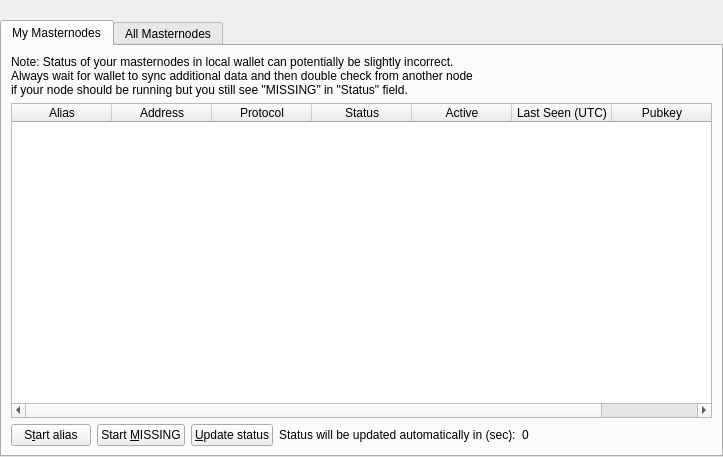
<?xml version="1.0" encoding="UTF-8"?>
<ui version="4.0">
 <class>MasternodeList</class>
 <widget class="QWidget" name="MasternodeList">
  <property name="geometry">
   <rect>
    <x>0</x>
    <y>0</y>
    <width>723</width>
    <height>457</height>
   </rect>
  </property>
  <property name="windowTitle">
   <string>Form</string>
  </property>
  <layout class="QVBoxLayout" name="topLayout">
   <property name="leftMargin">
    <number>0</number>
   </property>
   <property name="topMargin">
    <number>0</number>
   </property>
   <property name="rightMargin">
    <number>0</number>
   </property>
   <property name="bottomMargin">
    <number>0</number>
   </property>
   <item>
    <layout class="QVBoxLayout" name="verticalLayout">
     <property name="bottomMargin">
      <number>0</number>
     </property>
     <item>
      <spacer name="horizontalSpacer0">
       <property name="orientation">
        <enum>Qt::Horizontal</enum>
       </property>
       <property name="sizeHint" stdset="0">
        <size>
         <width>40</width>
         <height>20</height>
        </size>
       </property>
      </spacer>
     </item>
     <item>
      <widget class="QTabWidget" name="tabWidget">
       <property name="currentIndex">
        <number>0</number>
       </property>
       <widget class="QWidget" name="tabMyMasternodes">
        <attribute name="title">
         <string>My Masternodes</string>
        </attribute>
        <layout class="QGridLayout" name="gridLayout_2">
         <item row="0" column="0">
          <layout class="QVBoxLayout" name="verticalLayout_2">
           <property name="bottomMargin">
            <number>0</number>
           </property>
           <item>
            <layout class="QHBoxLayout" name="horizontalLayout_note">
             <property name="bottomMargin">
              <number>0</number>
             </property>
             <item>
              <widget class="QLabel" name="updateNote">
               <property name="text">
                <string>Note: Status of your masternodes in local wallet can potentially be slightly incorrect.&lt;br /&gt;Always wait for wallet to sync additional data and then double check from another node&lt;br /&gt;if your node should be running but you still see &quot;MISSING&quot; in &quot;Status&quot; field.</string>
               </property>
              </widget>
             </item>
            </layout>
           </item>
           <item>
            <widget class="QTableWidget" name="tableWidgetMyMasternodes">
             <property name="minimumSize">
              <size>
               <width>695</width>
               <height>0</height>
              </size>
             </property>
             <property name="palette">
              <palette>
               <active>
                <colorrole role="Text">
                 <brush brushstyle="SolidPattern">
                  <color alpha="255">
                   <red>51</red>
                   <green>51</green>
                   <blue>51</blue>
                  </color>
                 </brush>
                </colorrole>
               </active>
               <inactive>
                <colorrole role="Text">
                 <brush brushstyle="SolidPattern">
                  <color alpha="255">
                   <red>51</red>
                   <green>51</green>
                   <blue>51</blue>
                  </color>
                 </brush>
                </colorrole>
               </inactive>
               <disabled>
                <colorrole role="Text">
                 <brush brushstyle="SolidPattern">
                  <color alpha="255">
                   <red>85</red>
                   <green>85</green>
                   <blue>85</blue>
                  </color>
                 </brush>
                </colorrole>
               </disabled>
              </palette>
             </property>
             <property name="editTriggers">
              <set>QAbstractItemView::NoEditTriggers</set>
             </property>
             <property name="alternatingRowColors">
              <bool>true</bool>
             </property>
             <property name="selectionMode">
              <enum>QAbstractItemView::SingleSelection</enum>
             </property>
             <property name="selectionBehavior">
              <enum>QAbstractItemView::SelectRows</enum>
             </property>
             <property name="sortingEnabled">
              <bool>true</bool>
             </property>
             <attribute name="horizontalHeaderStretchLastSection">
              <bool>true</bool>
             </attribute>
             <attribute name="ResizeMode">
              <enum>QHeaderView::Interactive</enum>
             </attribute>
             <column>
              <property name="text">
               <string>Alias</string>
              </property>
             </column>
             <column>
              <property name="text">
               <string>Address</string>
              </property>
             </column>
             <column>
              <property name="text">
               <string>Protocol</string>
              </property>
             </column>
             <column>
              <property name="text">
               <string>Status</string>
              </property>
             </column>
             <column>
              <property name="text">
               <string>Active</string>
              </property>
             </column>
             <column>
              <property name="text">
               <string>Last Seen (UTC)</string>
              </property>
             </column>
             <column>
              <property name="text">
               <string>Pubkey</string>
              </property>
             </column>
            </widget>
           </item>
           <item>
            <layout class="QHBoxLayout" name="horizontalLayout_5">
             <property name="bottomMargin">
              <number>0</number>
             </property>
             <item>
              <widget class="QPushButton" name="startButton">
               <property name="text">
                <string>S&amp;tart alias</string>
               </property>
              </widget>
             </item>
             <item>
              <widget class="QPushButton" name="startMissingButton">
               <property name="text">
                <string>Start &amp;MISSING</string>
               </property>
              </widget>
             </item>
             <item>
              <widget class="QPushButton" name="UpdateButton">
               <property name="text">
                <string>&amp;Update status</string>
               </property>
              </widget>
             </item>
             <item>
              <widget class="QLabel" name="autoupdate_label">
               <property name="text">
                <string>Status will be updated automatically in (sec):</string>
               </property>
              </widget>
             </item>
             <item>
              <widget class="QLabel" name="secondsLabel">
               <property name="text">
                <string>0</string>
               </property>
              </widget>
             </item>
             <item>
              <spacer name="horizontalSpacer_5">
               <property name="orientation">
                <enum>Qt::Horizontal</enum>
               </property>
               <property name="sizeHint" stdset="0">
                <size>
                 <width>40</width>
                 <height>20</height>
                </size>
               </property>
              </spacer>
             </item>
            </layout>
           </item>
          </layout>
         </item>
        </layout>
       </widget>
       <widget class="QWidget" name="tabAllMasternodes">
        <attribute name="title">
         <string>All Masternodes</string>
        </attribute>
        <layout class="QGridLayout" name="gridLayout">
         <item row="1" column="0">
          <widget class="QTableWidget" name="tableWidgetMasternodes">
           <property name="palette">
            <palette>
             <active>
              <colorrole role="Text">
               <brush brushstyle="SolidPattern">
                <color alpha="255">
                 <red>51</red>
                 <green>51</green>
                 <blue>51</blue>
                </color>
               </brush>
              </colorrole>
             </active>
             <inactive>
              <colorrole role="Text">
               <brush brushstyle="SolidPattern">
                <color alpha="255">
                 <red>51</red>
                 <green>51</green>
                 <blue>51</blue>
                </color>
               </brush>
              </colorrole>
             </inactive>
             <disabled>
              <colorrole role="Text">
               <brush brushstyle="SolidPattern">
                <color alpha="255">
                 <red>85</red>
                 <green>85</green>
                 <blue>85</blue>
                </color>
               </brush>
              </colorrole>
             </disabled>
            </palette>
           </property>
           <property name="editTriggers">
            <set>QAbstractItemView::NoEditTriggers</set>
           </property>
           <property name="alternatingRowColors">
            <bool>true</bool>
           </property>
           <property name="selectionBehavior">
            <enum>QAbstractItemView::SelectRows</enum>
           </property>
           <property name="sortingEnabled">
            <bool>true</bool>
           </property>
           <attribute name="horizontalHeaderStretchLastSection">
            <bool>true</bool>
           </attribute>
           <attribute name="ResizeMode">
            <enum>QHeaderView::Interactive</enum>
           </attribute>
           <column>
            <property name="text">
             <string>Address</string>
            </property>
           </column>
           <column>
            <property name="text">
             <string>Protocol</string>
            </property>
           </column>
           <column>
            <property name="text">
             <string>Status</string>
            </property>
           </column>
           <column>
            <property name="text">
             <string>Active</string>
            </property>
           </column>
           <column>
            <property name="text">
             <string>Last Seen (UTC)</string>
            </property>
           </column>
           <column>
            <property name="text">
             <string>Pubkey</string>
            </property>
           </column>
          </widget>
         </item>
         <item row="0" column="0">
          <layout class="QHBoxLayout" name="horizontalLayout_3">
           <property name="bottomMargin">
            <number>0</number>
           </property>
           <item>
            <widget class="QLabel" name="label_filter">
             <property name="text">
              <string>Filter List:</string>
             </property>
            </widget>
           </item>
           <item>
            <widget class="QLineEdit" name="filterLineEdit">
             <property name="toolTip">
              <string>Filter masternode list</string>
             </property>
            </widget>
           </item>
           <item>
            <spacer name="horizontalSpacer_3">
             <property name="orientation">
              <enum>Qt::Horizontal</enum>
             </property>
             <property name="sizeHint" stdset="0">
              <size>
               <width>10</width>
               <height>20</height>
              </size>
             </property>
            </spacer>
           </item>
           <item>
            <widget class="QLabel" name="label_count">
             <property name="text">
              <string>Node Count:</string>
             </property>
            </widget>
           </item>
           <item>
            <widget class="QLabel" name="countLabel">
             <property name="text">
              <string>0</string>
             </property>
            </widget>
           </item>
          </layout>
         </item>
        </layout>
       </widget>
      </widget>
     </item>
    </layout>
   </item>
  </layout>
 </widget>
 <resources/>
 <connections/>
</ui>
